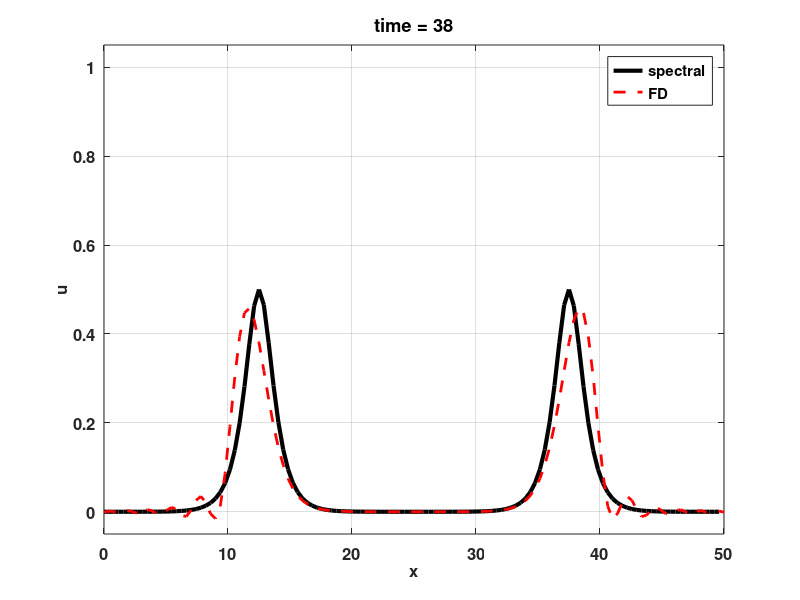

Write the MATLAB code that produced this figure.
%FFT based method for wave equation with periodic BCs
clear all;close all

%define a spatial grid
xmin = 0;
xmax = 50;
N = 2^7;
%Nx is the actual number of points, Nx is the doubled grid for the BCs
x = linspace(xmin,xmax,N+1);
x=x(1:end-1);
dx=x(2)-x(1);

% define wave speed
c=1; c2=c*c;

% For FD
xfd = linspace(xmin,xmax,N+1);
dxfd=xfd(2)-xfd(1); dxfd2=dxfd*dxfd;
e=ones(N+1,1);
Dxx = spdiags([e -2*e e], -1:1, N+1, N+1);
Dxx=(1/dxfd2)*Dxx;
% for periodic BCs
Dxx(1,end)=Dxx(1,2);
Dxx(N+1,1)=Dxx(N+1,N);

%make initial condition
%u0 = [-sech((xn+25)) sech((x-25))];
u0= sech(x-0.5*xmax);
un=u0;
up = un;
uf = zeros(size(un));
unfd=sech(xfd-0.5*xmax)';
upfd=unfd;
uffd=zeros(N+1,1);

%make wave numbers
nyquist_freq = 2*pi/(xmax-xmin);
ks=[0:N/2-1 0 -N/2+1:-1]*nyquist_freq;
ks2=ks.*ks; ks3=ks2.*ks;

%time step and number of steps
dt = 0.01; dt2=dt*dt;
numsteps=15;
numouts=250;

figure(1)
clf
plot(x,u0,'k-','linewidth',2)
grid on
xlabel('x','fontweight','bold','fontsize',12);
ylabel('u','fontweight','bold','fontsize',12);
axis([0 xmax -1 1])
drawnow
t=0;
% second order time stepping
for ii=1:numouts
 for jj=1:numsteps
    t=t+dt;
% spectral
    uf = 2*un-up+dt2*c2*ifft(-ks2.*fft(un)); 
    % strictly speaking we don't need to transform back
% FD
    uffd = 2*unfd-upfd+dt2*c2*Dxx*unfd;
    % update
    up=un; un=uf;
    upfd=unfd; unfd=uffd;
 end
    
figure(1)
clf
 set(gcf,'DefaultLineLineWidth',3,'DefaultTextFontSize',12,...
        'DefaultTextFontWeight','bold','DefaultAxesFontSize',12,...
          'DefaultAxesFontWeight','bold');
plot(x,un,'k-',xfd,unfd,'r--','linewidth',2)
grid on
xlabel('x','fontweight','bold','fontsize',12);
ylabel('u','fontweight','bold','fontsize',12);
title(['time = ' num2str(t,2)]);
axis([0 xmax -0.05 1.05])
legend('spectral','FD')
drawnow
end
